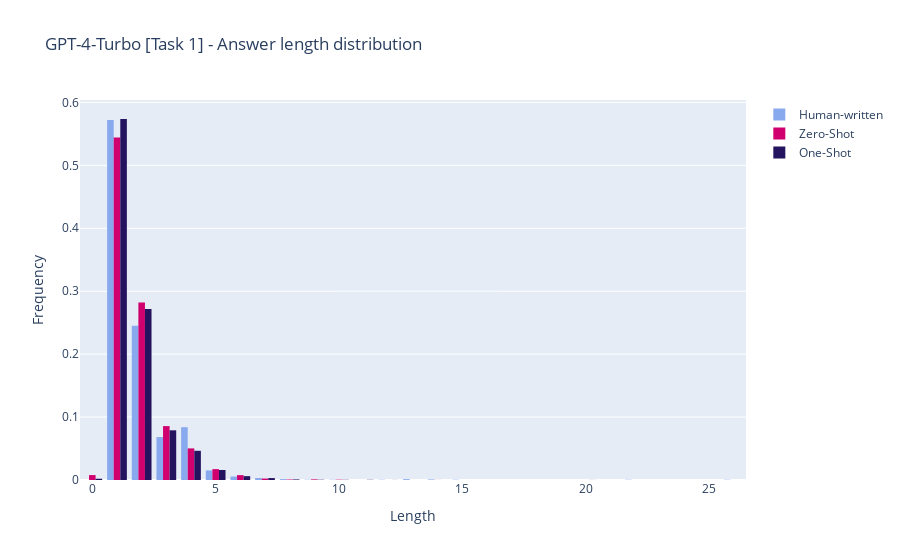
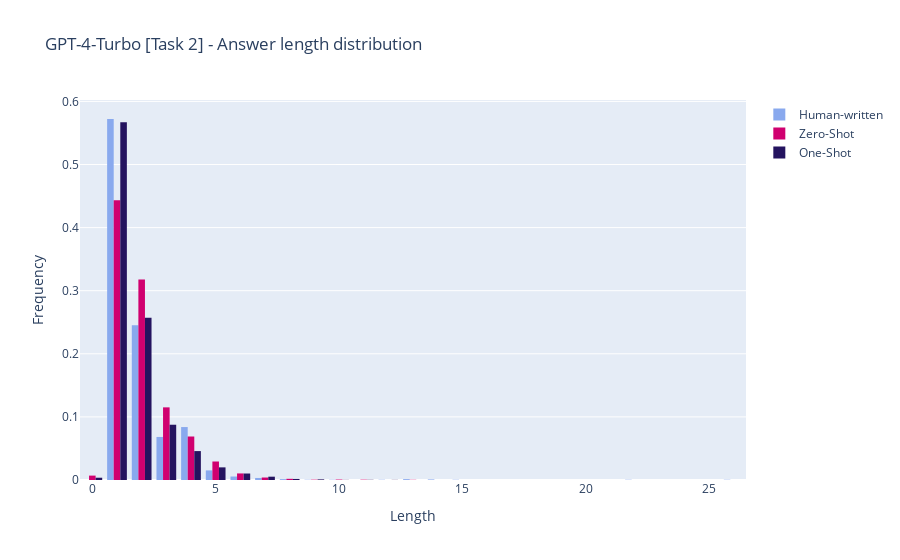

The cell these charts' notebook holds for them, in order:
### Code cell
PairResultVisualizer.plot_length_distribution_comparison_with_ref(gpt_4_preds.ground_truth_answers, gpt_4_preds.zero_shot_full_answers, gpt_4_preds.one_shot_full_answers, "ANSWER", "GPT-4-Turbo [Task 1]", "Answer")
PairResultVisualizer.plot_length_distribution_comparison_with_ref(gpt_4_preds.ground_truth_answers, gpt_4_preds.zero_shot_answers, gpt_4_preds.one_shot_answers, "ANSWER", "GPT-4-Turbo [Task 2]", "Answer")

### Figure 1 — Plotly figure (JSON) as saved in the notebook; plotly's stock layout.template omitted (floating-point values rounded to 4 significant figures; data arrays with more than 128 entries replaced by an {"elided": "..."} marker saying what was removed)
{"data": [{"histnorm": "probability", "marker": {"color": "#89A9EE"}, "name": "Human-written", "type": "histogram", "x": {"elided": "2169 int values"}}, {"histnorm": "probability", "marker": {"color": "#D0006F"}, "name": "Zero-Shot", "type": "histogram", "x": {"elided": "9201 int values"}}, {"histnorm": "probability", "marker": {"color": "#24135F"}, "name": "One-Shot", "type": "histogram", "x": {"elided": "9157 int values"}}], "layout": {"title": {"text": "GPT-4-Turbo [Task 1] - Answer length distribution"}, "xaxis": {"title": {"text": "Length"}}, "yaxis": {"title": {"text": "Frequency"}}}}

### Figure 2 — Plotly figure (JSON) as saved in the notebook; plotly's stock layout.template omitted (floating-point values rounded to 4 significant figures; data arrays with more than 128 entries replaced by an {"elided": "..."} marker saying what was removed)
{"data": [{"histnorm": "probability", "marker": {"color": "#89A9EE"}, "name": "Human-written", "type": "histogram", "x": {"elided": "2169 int values"}}, {"histnorm": "probability", "marker": {"color": "#D0006F"}, "name": "Zero-Shot", "type": "histogram", "x": {"elided": "9616 int values"}}, {"histnorm": "probability", "marker": {"color": "#24135F"}, "name": "One-Shot", "type": "histogram", "x": {"elided": "9144 int values"}}], "layout": {"title": {"text": "GPT-4-Turbo [Task 2] - Answer length distribution"}, "xaxis": {"title": {"text": "Length"}}, "yaxis": {"title": {"text": "Frequency"}}}}
